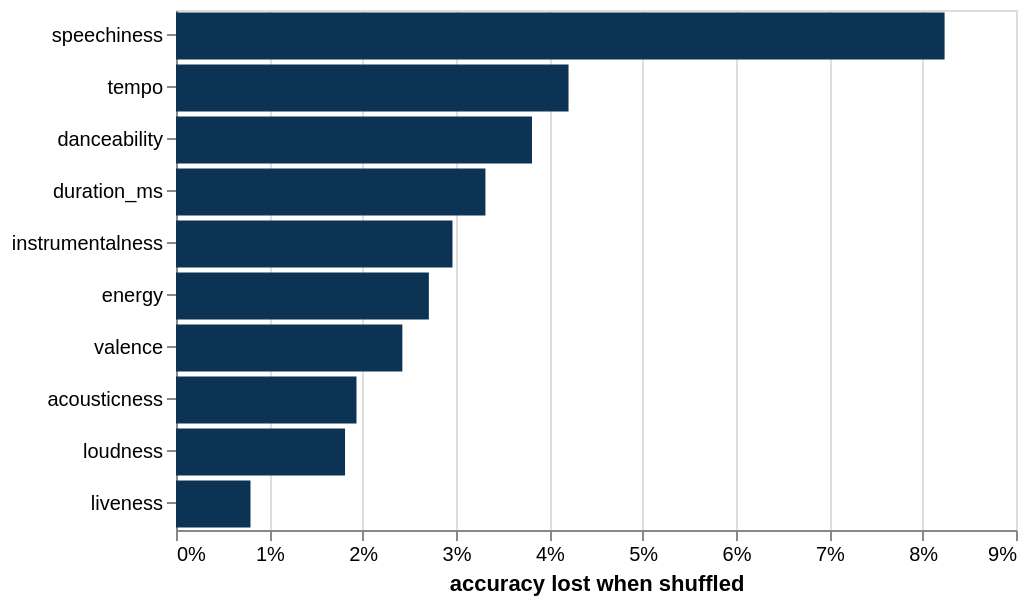

Notebook code for this chart:
### Markdown cell above
**D2.** Shuffle each column in turn on the test songs: how much accuracy does the model lose?

### Code cell
from sklearn.inspection import permutation_importance

shuffled = permutation_importance(model, X_te, y_te, n_repeats=5, random_state=0)
scores = pd.DataFrame({'feature': FEATURES, 'lost': shuffled.importances_mean})

alt.Chart(scores).mark_bar(color='#0c3354').encode(
    x=alt.X('lost:Q', axis=alt.Axis(format='%'), title='accuracy lost when shuffled'),
    y=alt.Y('feature:N', sort='-x', title=None),
).properties(width=420, height=260)

### Figure 1 — Vega-Lite specification as saved in the notebook (floating-point values rounded to 4 significant figures)
{"config": {"view": {"continuousWidth": 300, "continuousHeight": 300}}, "data": {"name": "data-dfab7b01aa9126866fe6a1e2c68dab3d"}, "mark": {"type": "bar", "color": "#0c3354"}, "encoding": {"x": {"axis": {"format": "%"}, "field": "lost", "title": "accuracy lost when shuffled", "type": "quantitative"}, "y": {"field": "feature", "sort": "-x", "title": null, "type": "nominal"}}, "height": 260, "width": 420, "$schema": "https://vega.github.io/schema/vega-lite/v6.4.1.json", "datasets": {"data-dfab7b01aa9126866fe6a1e2c68dab3d": [{"feature": "danceability", "lost": 0.03814}, {"feature": "energy", "lost": 0.02709}, {"feature": "loudness", "lost": 0.01811}, {"feature": "speechiness", "lost": 0.08235}, {"feature": "acousticness", "lost": 0.01934}, {"feature": "instrumentalness", "lost": 0.02962}, {"feature": "liveness", "lost": 0.007982}, {"feature": "valence", "lost": 0.02425}, {"feature": "tempo", "lost": 0.04206}, {"feature": "duration_ms", "lost": 0.03315}]}}
